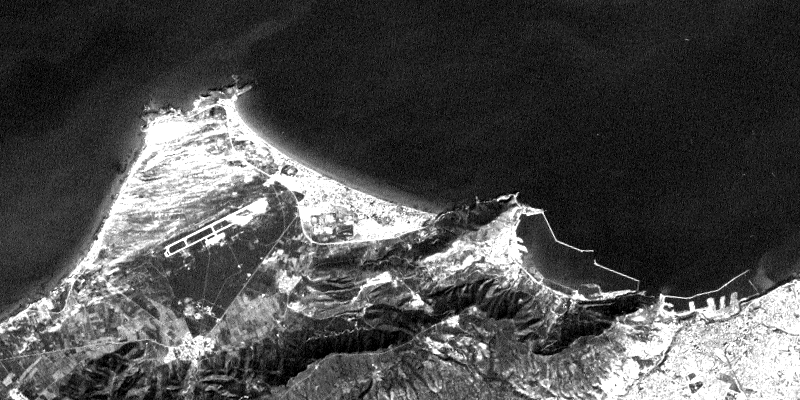
#> input picture TPISAT-1/oran/tm1 800x400.BMP, 800 x 400 px; its folder holds only this picture in this run
$ jupyter execute --allow-errors 'TP1ISAT (1).ipynb'
#> lines starting #> are read from the running program, lines starting #| are printed output that depends on the picture
<h3>TP 1 remis par :</h3>
<ul>
    <li>CHAMI Meriem</li>
    <li>RAZKELLAH Amina</li>
</ul>

[cell 1]
from PIL import Image
import matplotlib.pyplot as plt
import os
import numpy as np

#Affichage des images

*   Il y a un contraste de gris entre les zones claires (probablement des zones urbaines ou des zones de haute réflexion) et les zones sombres (mer et ombres des montagnes).

[cell 2]
#"C://Users//Trust_pc_dz//Documents//ISAT//TP1ISAT//imgs"
dossier_images = 'oran'
images_bmp = [f for f in os.listdir(dossier_images) if f.endswith('.BMP')]
images_array = []

for i, fichier_image in enumerate(images_bmp):
    image_path = os.path.join(dossier_images, fichier_image)


    image = Image.open(image_path).convert('L')
    matrice_image = np.array(image)


    images_array.append(matrice_image)


    plt.figure(i)
    plt.imshow(image, cmap='gray')
    plt.axis('off')
    plt.title(f'Image {i+1}: {fichier_image}')
    plt.show()

#Composition

[cell 3]
def compo_images(r, g, b):

    image_composite = np.zeros((r.shape[0], r.shape[1], 3), dtype=r.dtype)

    image_composite[:, :, 0] = r  # Rouge
    image_composite[:, :, 1] = g  # Vert
    image_composite[:, :, 2] = b  # Bleu

    return image_composite

##Composition TM3, TM2 et TM1

D'aprés cette image on peut ditinguer la répartition des différents types de surfaces (eau, végétation, zones urbaines) de manière réaliste.

#> (a cell that did not finish here is left out)

##Composition TM4, TM2 et TM1

Cette image révèle des informations sur l'état et la distribution de la végétation, les ressources en eau, qui peut être bénéfique pour des études en agriculture.

#> (a cell that did not finish here is left out)

##Composition TM5,6, TM2 et TM1

Oui il est possible de faire d'autre composition tant qu'il y a les 3 canaux.
Chaque image revéle une information grace a la difference des canaux .

#> (a cell that did not finish here is left out)

#> (a cell that did not finish here is left out)

#Histogram

##TM1, TM2 et TM3

Il y a un pic très élevé aux alentours de la valeur de pixel faible (proche de 0), indiquant une grande quantité de pixels sombres ou noirs. Cela pourrait être dû à la présence de grandes zones sombres dans l'image, comme la mer ou des ombres.

[cell 8]
def histogram_transform(image):

    if isinstance(image, Image.Image):
        image = np.array(image)


    if len(image.shape) == 2:
        pixel_list = image.flatten()
        print('visualisation de la liste : ',pixel_list)
#> (printed output is left out)

        histogramme_list = [0] * 256
        #histogramme_list = []
        for pixel in pixel_list:
            histogramme_list[pixel] += 1
#> this loop made 320000 passes
#> pixel on passes 1 to 3: 13, 38, 26
#> after the loop, histogramme_list = 256 values, max 78486 at index 26, min 0 at index 2, mean 1250


        plt.bar(range(256), histogramme_list)

        plt.xlabel('Valeur du pixel')
        plt.ylabel('Fréquence du pixel')
        plt.title('Histogram')

        plt.show()
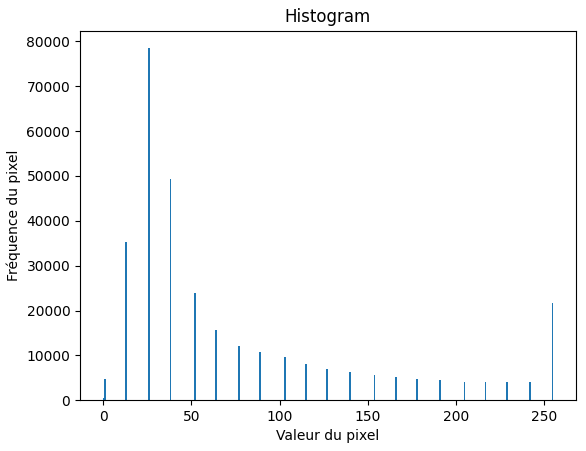
#> figure drawn by matplotlib, 1 panel; tallest bar 78486 high, from x = 25.6 to 26.4

    elif len(image.shape) == 3:
        image_resultat_np = np.array(image)

        histogramme_r = [0] * 256
        histogramme_g = [0] * 256
        histogramme_b = [0] * 256

        pixels_r = image_resultat_np[:, :, 0].flatten()
        pixels_g = image_resultat_np[:, :, 1].flatten()  # Canal vert
        pixels_b = image_resultat_np[:, :, 2].flatten()  # Canal bleu

        for pixel in pixels_r:
            histogramme_r[pixel] += 1

        for pixel in pixels_g:
            histogramme_g[pixel] += 1

        for pixel in pixels_b:
            histogramme_b[pixel] += 1

        plt.figure(figsize=(10, 6))

        plt.plot(range(256), histogramme_r, color='red', label='Rouge')
        plt.plot(range(256), histogramme_g, color='green', label='Vert')
        plt.plot(range(256), histogramme_b, color='blue', label='Bleu')

        plt.xlabel('Valeur du pixel')
        plt.ylabel('Fréquence')
        plt.title('Histogramme combiné des canaux Rouge, Vert et Bleu')
        plt.legend()
        plt.show()


$ run again, on TPISAT-1/oran/tm5 800x400.BMP
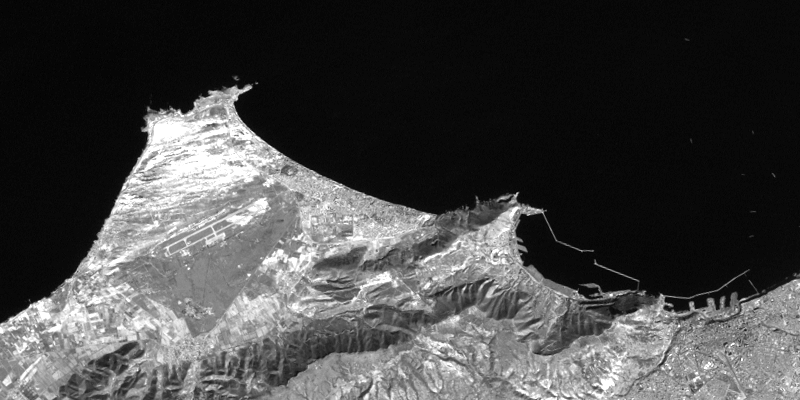
#> input picture TPISAT-1/oran/tm5 800x400.BMP, 800 x 400 px
#> (printed output is left out)
#> the loop in histogram_transform, `for pixel in pixel_list:` made 320000 passes
#> pixel on passes 1 to 3: 6, 6, 6
#> after the loop in histogram_transform, `for pixel in pixel_list:`: histogramme_list = 256 values, max 100910 at index 9, min 0 at index 1, mean 1250
#> in histogram_transform, `plt.show()`:
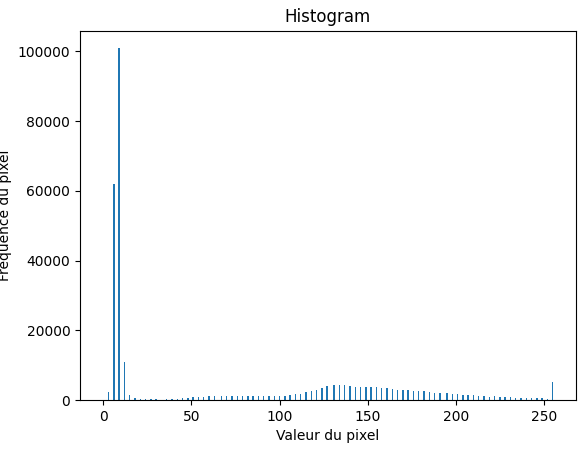
#> figure drawn by matplotlib, 1 panel; tallest bar 100910 high, from x = 8.6 to 9.4

$ run again, on TPISAT-1/oran/tm7 800x400.BMP
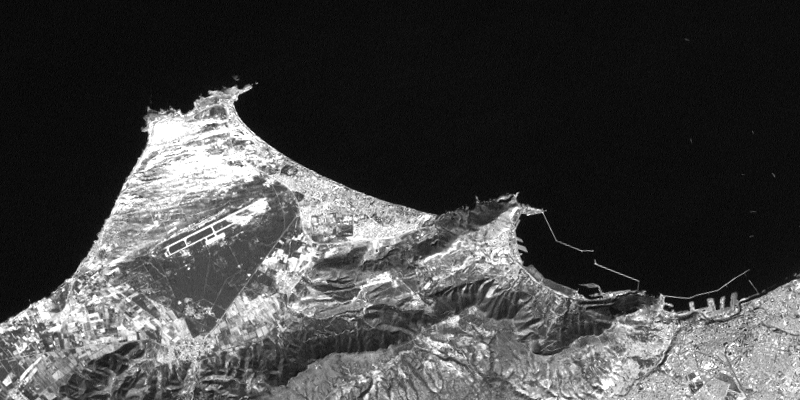
#> input picture TPISAT-1/oran/tm7 800x400.BMP, 800 x 400 px
#> (printed output is left out)
#> the loop in histogram_transform, `for pixel in pixel_list:` made 320000 passes
#> pixel on passes 1 to 3: 12, 12, 8
#> after the loop in histogram_transform, `for pixel in pixel_list:`: histogramme_list = 256 values, max 93757 at index 12, min 0 at index 1, mean 1250
#> in histogram_transform, `plt.show()`:
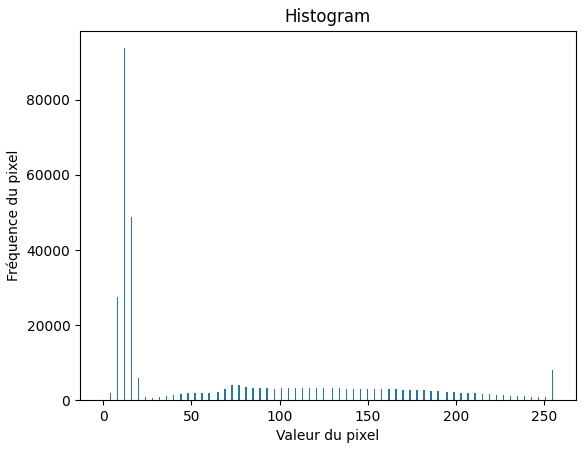
#> figure drawn by matplotlib, 1 panel; tallest bar 93757 high, from x = 11.6 to 12.4

$ run again, on TPISAT-1/oran/tm2 800x400.BMP
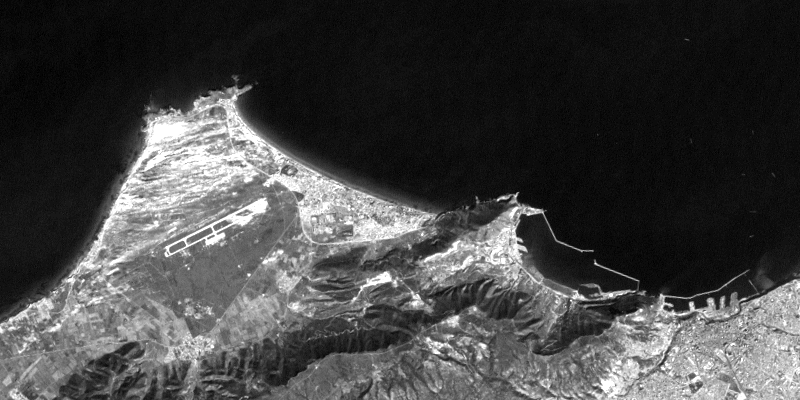
#> input picture TPISAT-1/oran/tm2 800x400.BMP, 800 x 400 px
#> (printed output is left out)
#> the loop in histogram_transform, `for pixel in pixel_list:` made 320000 passes
#> pixel on passes 1 to 3: 12, 6, 6
#> after the loop in histogram_transform, `for pixel in pixel_list:`: histogramme_list = 256 values, max 89400 at index 12, min 0 at index 1, mean 1250
#> in histogram_transform, `plt.show()`:
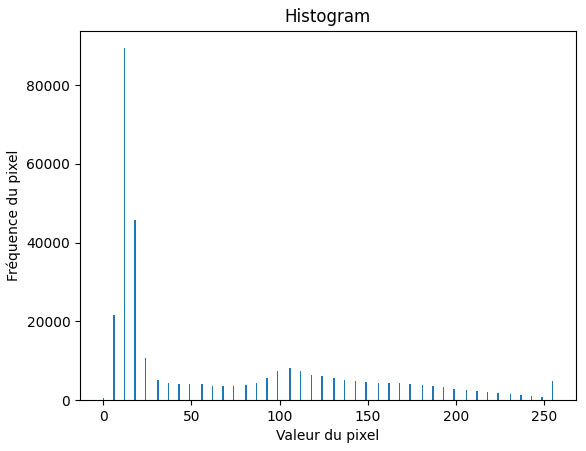
#> figure drawn by matplotlib, 1 panel; tallest bar 89400 high, from x = 11.6 to 12.4
